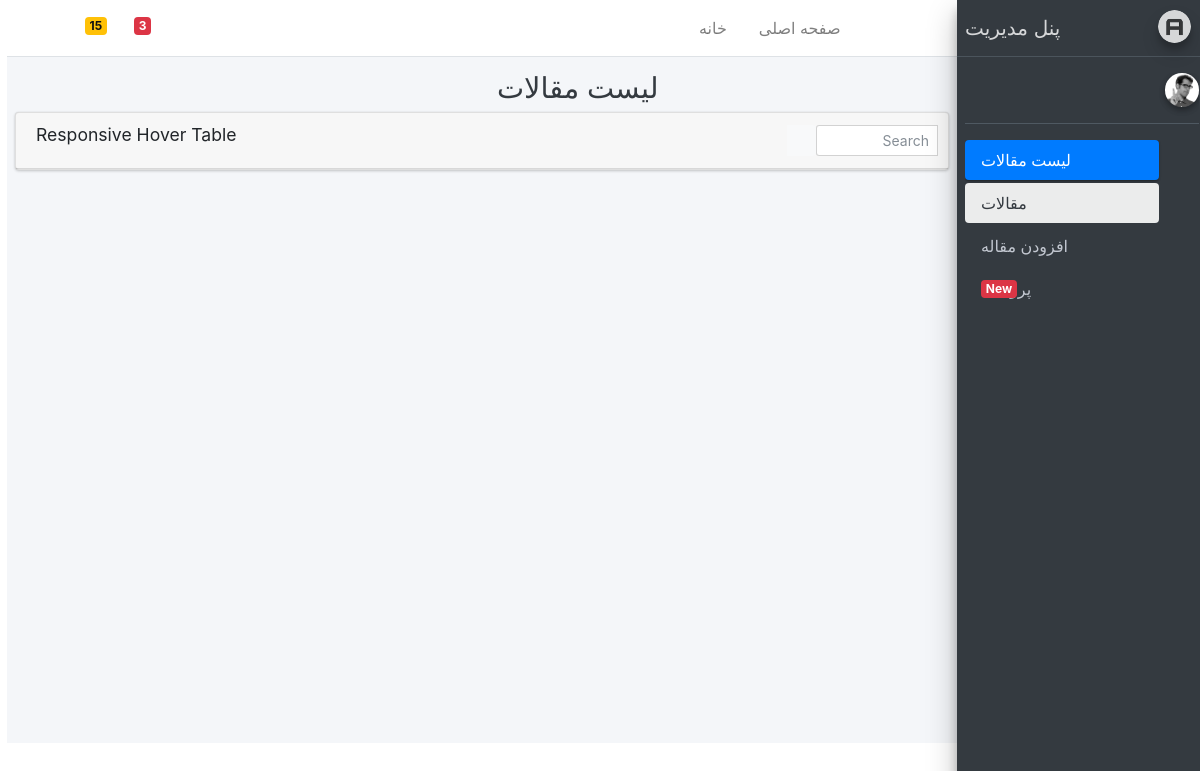
The app's page /account/list/ (signed in), older data.
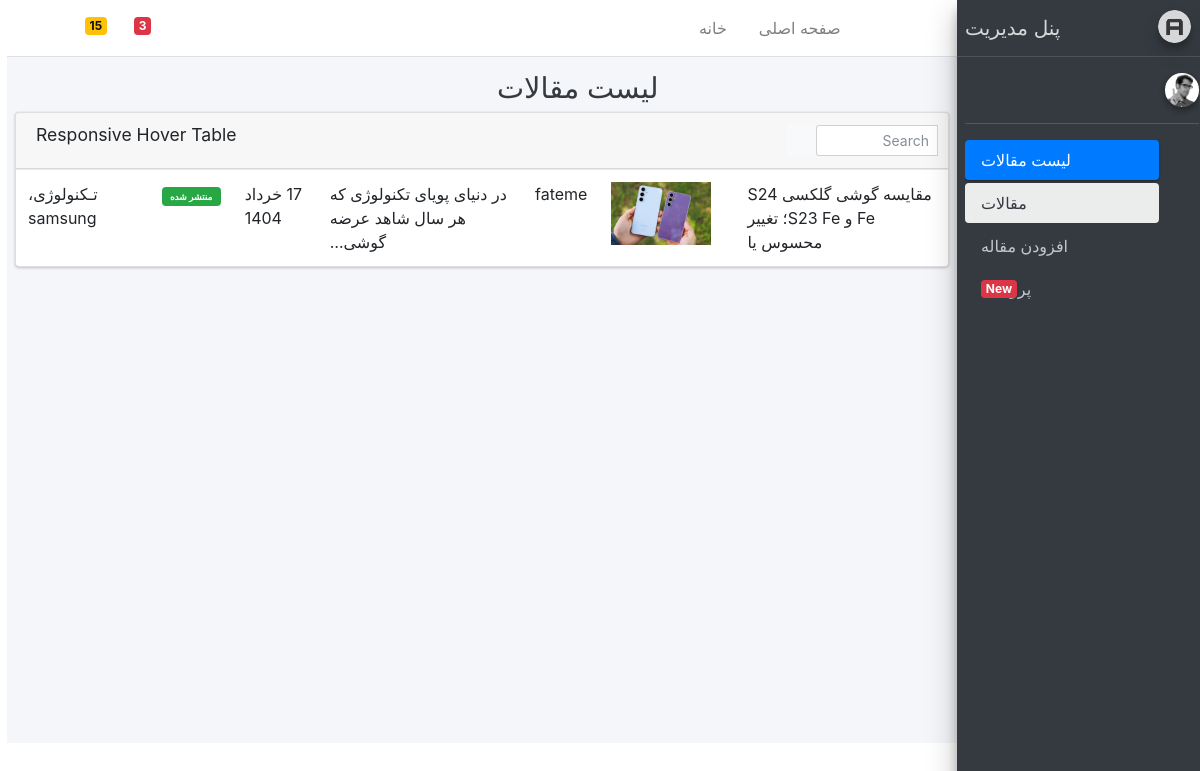
The same page, newer data.
### blog/models.py (models this page shows, shortened)
class article(models.Model):
    STATUS_CHOICES = (
        ('D', 'Draft'),
        ('P', 'Published')
    )
    author = models.ForeignKey(settings.AUTH_USER_MODEL, null=True, on_delete=models.SET_NULL, related_name='articles', verbose_name='نویسنده')
    title = models.CharField(max_length=50, verbose_name="عنوان")
    slug = models.SlugField(max_length=100, unique=True, verbose_name="اسلاگ") #اون بخشی از url که تغییر میکنه رو میگیم اسلاگ
    category = models.ManyToManyField(category, verbose_name="دسته بندی", related_name='articles')
    description = models.TextField(verbose_name="توضیحات")
    thumbnail = models.ImageField(upload_to='images', verbose_name="عکس بندانگشتی")
    publish = models.DateTimeField(default=timezone.now, verbose_name="تاریخ انتشار")
    created = models.DateTimeField(auto_now_add=True, verbose_name="تاریخ ساخت")
    updated = models.DateTimeField(auto_now=True, verbose_name="تاریخ آپدیت")
    status = models.CharField(max_length=1, choices=STATUS_CHOICES, verbose_name="وضعیت")
    objects = ArticleManager()
    class Meta:
        verbose_name = "مقاله"
        verbose_name_plural = "مقاله ها"
        ordering = ['publish']
    def jpublish(self):
        return jalaliConvertor(self.publish)
    def thumbnail_tag(self):
        return format_html("<img width=100 src='{}'>".format(self.thumbnail.url))
    def category_to_str(self):
        return "، ".join([category.title for category in self.category.all()])

class User(AbstractUser):
    is_author = models.BooleanField(default=False, verbose_name='وضعیت نویسندگی')
    special_user = models.DateTimeField(default=timezone.now, verbose_name=" ویژه تا ")

class category(models.Model):
    parent = models.ForeignKey('self', default=None, null=True, blank=True, on_delete=models.SET_NULL, related_name='children', verbose_name='عبارت زیر دسته') #self points to category model
    title = models.CharField(max_length=50, verbose_name=" عنوان دسته بندی")
    slug = models.SlugField(max_length=100, unique=True, verbose_name="اسلاگ")
    status = models.BooleanField(default=True, verbose_name="آیا نمایش داده شود؟")
    position = models.IntegerField(verbose_name='پوزیشن')
    objects = CategoryManager()
    class Meta:
        verbose_name = "دسته بندی"
        verbose_name_plural = "دسته بندی ها"
        ordering = ['parent__id','position']

### blog/views.py (the view)
# urls.py: path('account/list/', ArticleListAdmin.as_view(), name='articlelist'),
class ArticleListAdmin(LoginRequiredMixin, ListView):
    template_name = 'registeration/home.html'
    model = article
    context_object_name = 'articles'
    def get_queryset(self):
        if self.request.user.is_superuser:
            return article.objects.all()
        else:
            return article.objects.filter(author=self.request.user) #if the author is that specific user who logged in

### extensions/jalali.py (called while the page is built)
    def persian_tuple(self):
        return self.persian_year, self.persian_month, self.persian_day

### extensions/utils.py (called while the page is built)
def jalaliConvertor(time):
    jmonth = [
        "فروردین",
        "اردیبهشت",
        "خرداد",
        "تیر",
        "مرداد",
        "شهریور",
        "مهر",
        "آبان",
        "آذر",
        "دی",
        "بهمن",
        "اسفند",
    ]
    time_to_str = "{},{},{}".format(time.year, time.month, time.day)
    time_to_tuple = jalali.Gregorian(time_to_str).persian_tuple()
    time_to_list = list(time_to_tuple)
    for index,month in enumerate(jmonth):
        if time_to_list[1] == index+1:
            time_to_list[1] = month
            break
    output = "{} {} {}".format(
        time_to_list[2],
        time_to_list[1],
        time_to_list[0],)
    return output

### blog/templates/registeration/home.html
{% extends "registeration/base1.html" %}
{% load static %}
{% block title %} {% block title-meta %}
لیست مقالات
{% endblock %} {% endblock %}
{% block main %}
      <div class="row">
          <div class="col-12">
            <div class="card">
              <div class="card-header">
                <h3 class="card-title">Responsive Hover Table</h3>
                <div class="card-tools">
                  <div class="input-group input-group-sm" style="width: 150px;">
                    <input type="text" name="table_search" class="form-control float-right" placeholder="Search">
                    <div class="input-group-append">
                      <button type="submit" class="btn btn-default"><i class="fas fa-search"></i></button>
                    </div>
                  </div>
                </div>
              </div>
              <div class="card-body table-responsive p-0">
                <table class="table table-hover">
                  <tbody>
                    {% for article in articles %}
                    <tr>
                      <td>{{ article.title }}</td>
                      <td>{{ article.thumbnail_tag}}</td>
                      <td>{{ article.author }}</td>
                      <td>{{ article.description|truncatechars:50 }}</td>
                      <td><span class="tag tag-danger">{{ article.jpublish }}</span></td>
                      {% if article.status == 'P' %}
                      <td>
                      <span class="badge badge-success">
                        <a class="badge badge-success text-white text-decoration-none" href="{% url 'blog:post' article.slug %}">منتشر شده</a></span>
                        </td>
                        {% else %}
                        <td>
                        <span class="badge badge-danger">
                        <a class="badge badge-danger text-white text-decoration-none" href="{% url 'blog:post' article.slug %}">پیشنویس </a></span>
                        </td>
                      {% endif %}
                      <td>{{ article.category_to_str }}</td>
                    </tr>
                    {% endfor %}
                  </tbody>
                </table>
              </div>
            </div>
          </div>
        </div>
{% endblock %}

Row changes from the older to the newer data that the page shows:
added article: title "مقایسه گوشی گلکسی S24 Fe و S23 Fe؛ تغییر محسوس یا", thumbnail_tag (picture), author "fateme", description "در دنیای پویای تکنولوژی که هر سال شاهد عرضه گوشی‌…", jpublish "17 خرداد 1404", status "منتشر شده", category_to_str "تـکنولوژی، samsung"
